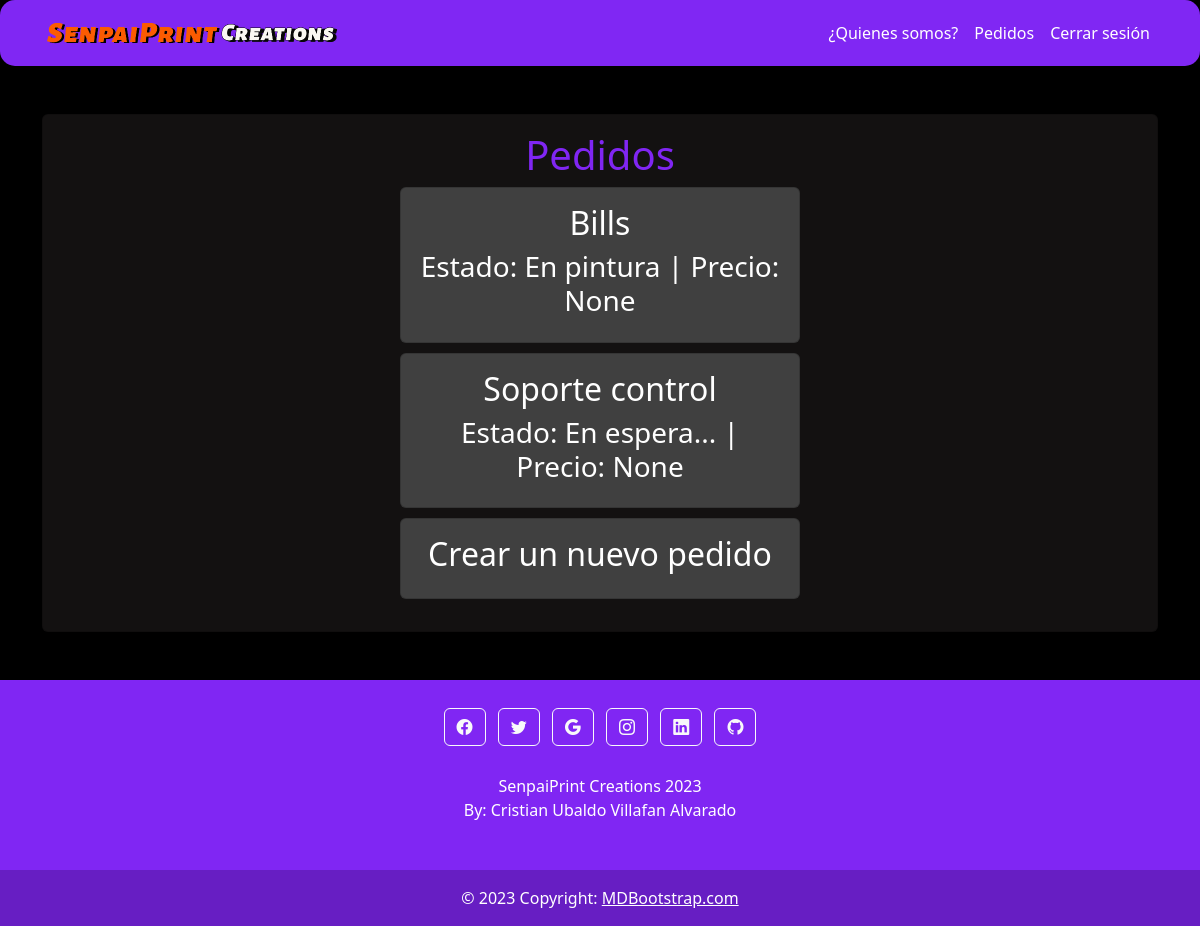
/orders/ (signed in), run on the app's committed database.
### myapp/models.py (models this page shows, shortened)
class Orders(models.Model):
    name=models.CharField(max_length=100)
    skinstyle=models.CharField(max_length=50 ,null=False, blank=False, choices=skin_style, default='Original')
    size=models.FloatField(blank=True, null=True, help_text='cm', default=0)
    units=models.IntegerField(null=True, blank=True, default=1, help_text='Cantidad de unidades')
    description=models.TextField(blank=True, help_text='Especifica detalles o modificaciones especiales no especificados anteriormente')
    status=models.CharField(max_length=100, default='En espera...', blank=True)
    price=models.IntegerField(null=True, default=None)
    create=models.DateTimeField(auto_now=True)
    datecomplete=models.DateTimeField(null=True, blank=True)
    urgency=models.BooleanField(default=False)
    user=models.ForeignKey(User, on_delete=models.CASCADE)

### myapp/views.py (the view)
# urls.py: path('orders/', views.orders, name='orders'),
@login_required
def orders(request):
    orders=Orders.objects.filter(user=request.user)
    return render(request, 'orders.html', {
        'orders': orders
    })

### myapp/templates/orders.html
{% extends 'layouts/base.html' %}
{% block content %}
<main class="container py-5 text-center" style="display: grid; place-items: center; color: rgb(128, 38, 243);">
    <section class="card card-body container custom_orders" style="display: grid; place-items: center; background-color: rgb(19, 17, 17); min-width: 468;">
        <h1>Pedidos</h1>
        <ul style="padding-left: 0;">
        {% for order in orders %}
            <section class="card card-body text-center section" style="width: 400px; margin-bottom: 10px;">
                <li>
                    <a href="{% url 'order_detail' order.id %}">
                        <h2>{{order.name}}</h2>
                        <h3>Estado: {{order.status}} | Precio: {{order.price}}</h3>
                    </a>
                </li>
            </section>
            {% endfor %}
            <section class="card card-body text-center section" style="width: 400px;">
                <li>
                <a href="{% url 'create_order' %}">
                    <h2>Crear un nuevo pedido</h2>
                </a>
                </li>
            </section>
        </ul>
    </section>
</main>
{% endblock %}

### myapp/static/styles/teme.css (style rules this page uses)
.body { background-color: black; }
ul li { list-style: none; }
ul li a { text-decoration: none; color: white; }
.section { background: #404040 !important; color: white !important; }

### data on the page
Orders: name "Bills", status "En pintura", price "None"
Orders: name "Soporte control", status "En espera...", price "None"
